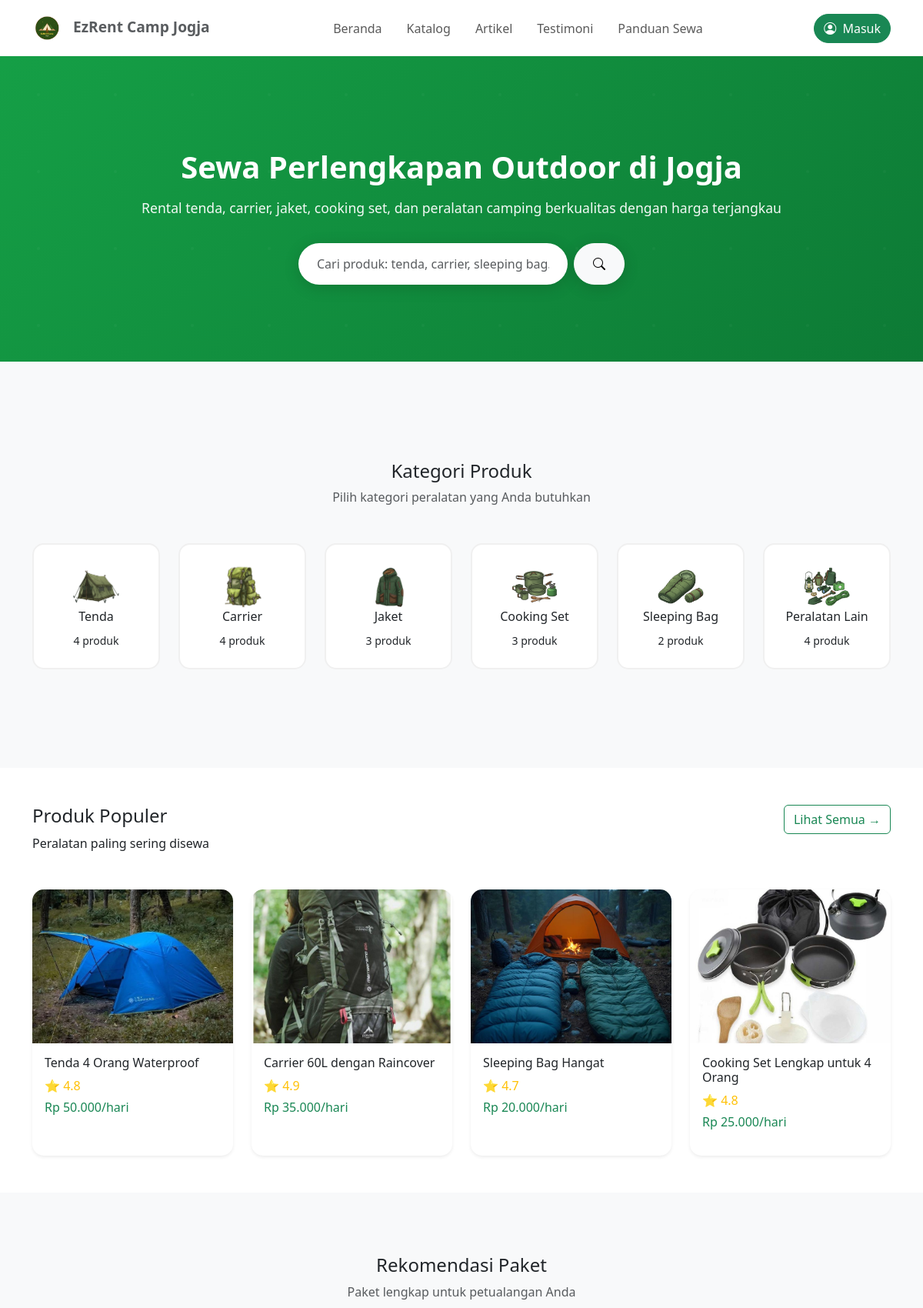
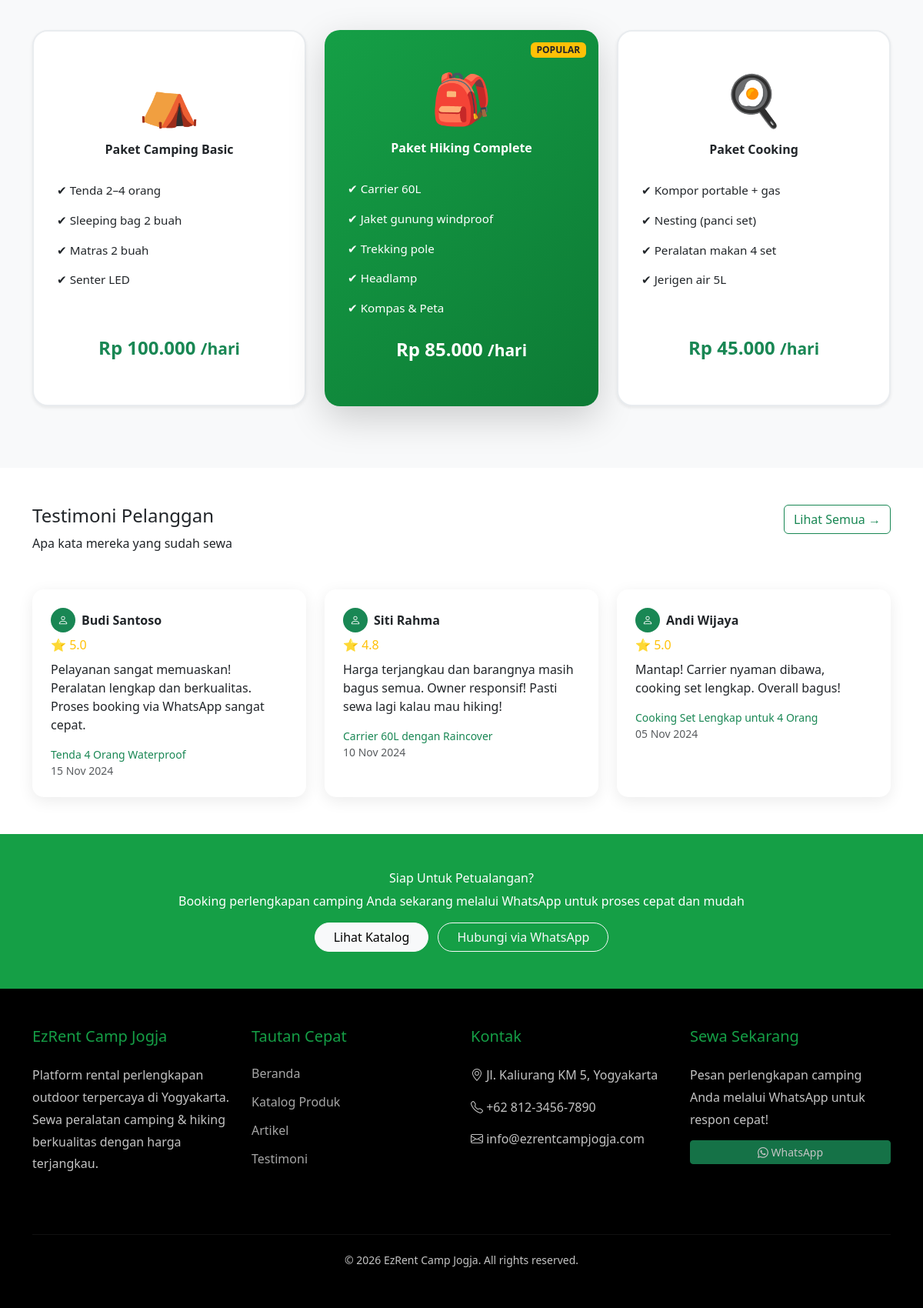
The page / on the database its author committed (2 pictures, top to bottom).
### tables this page shows
CREATE TABLE `kategori` (
  `id_kategori` int(11) NOT NULL,
  `nama_kategori` varchar(50) DEFAULT NULL,
  `deskripsi` text DEFAULT NULL,
  `gambar` varchar(255) DEFAULT NULL,
  `status` varchar(20) DEFAULT NULL,
  `created_at` timestamp NOT NULL DEFAULT current_timestamp(),
  `updated_at` timestamp NOT NULL DEFAULT current_timestamp() ON UPDATE current_timestamp()
);

### application/controllers/Home.php (called while the page is built, shortened)
<?php
class Home extends CI_Controller {
    public function __construct() {
        $this->load->model('Home_model');
        $this->load->model('Produk_model');
        $this->load->model('Transaksi_model');
        $this->load->model('User_model');
        $this->load->model('Review_model');
        $this->load->model('Kategori_model');
    }
    public function index() {
        $data['kategori']       = $this->Home_model->getKategori();
        $data['populer']        = $this->Home_model->getProdukPopuler();
        $data['testimoni']      = $this->Home_model->getTestimoni();
        $data['kategori_list']  = $this->Kategori_model->get_with_count_home();
        $this->load->view('frontend/home', $data);
    }
}

### index.php (called while the page is built, shortened)
<?php
require_once BASEPATH.'core/CodeIgniter.php';

### application/models/Kategori_model.php (called while the page is built, shortened)
<?php
class Kategori_model extends CI_Model {
   public function get_with_count_home()
    {
        return $this->db->select('kategori.id_kategori, kategori.nama_kategori, kategori.gambar, COUNT(produk.id_produk) AS jumlah_produk')
        ->from('kategori')
        ->join('produk', 'produk.id_kategori = kategori.id_kategori', 'left')
        ->where('kategori.status', 'aktif')
        ->group_by('kategori.id_kategori')
        ->get()
        ->result();
    }
}

### application/views/frontend/home.php (the view, shortened to what this page needs)
<!DOCTYPE html>
<html lang="id">
<head>
    <link href="https://cdn.jsdelivr.net/npm/bootstrap@5.3.2/dist/css/bootstrap.min.css" rel="stylesheet">
    <link href="https://cdn.jsdelivr.net/npm/bootstrap-icons@1.10.5/font/bootstrap-icons.css" rel="stylesheet">
</head>
<body>
<nav class="navbar navbar-expand-lg navbar-light bg-white shadow-sm">
    <div class="container">
        <a class="navbar-brand text-success" href="#">
            <img src="assets/img/logo.png" alt="Logo" width="40" class="me-2">
            <span class="text-muted">EzRent Camp Jogja</span>
        </a>
        <div class="collapse navbar-collapse justify-content-center" id="navbarNav">
            <ul class="navbar-nav align-items-center">
                <li class="nav-item mx-2"><a class="nav-link" href="<?= base_url(); ?>">Beranda</a></li>
                <li class="nav-item mx-2"><a class="nav-link" href="<?= base_url('katalog'); ?>">Katalog</a></li>
                <li class="nav-item mx-2"><a class="nav-link" href="<?= base_url('artikel'); ?>">Artikel</a></li>
                <li class="nav-item mx-2"><a class="nav-link" href="<?= base_url('testimoni'); ?>">Testimoni</a></li>
                <li class="nav-item mx-2"><a class="nav-link" href="<?= base_url('panduan'); ?>">Panduan Sewa</a></li>
            </ul>
        </div>
        <div class="d-flex">
            <?php if ($this->session->userdata('logged_in')): ?>
                <div class="dropdown">
                    <button class="btn btn-success rounded-pill dropdown-toggle" type="button"
                            data-bs-toggle="dropdown" aria-expanded="false">
                        <i class="bi bi-person-circle me-1"></i>
                        Hai, <?php echo $this->session->userdata('nama'); ?>
                    </button>
                    <ul class="dropdown-menu dropdown-menu-end">
                        <?php if ($this->session->userdata('role') == 'admin'): ?>
                            <li><a class="dropdown-item" href="<?php echo site_url('admin/dashboard'); ?>">Dashboard Admin</a></li>
                        <?php else: ?>
                            <li><a class="dropdown-item" href="<?php echo site_url('user/profile'); ?>">Profil Saya</a></li>
                            <li><a class="dropdown-item" href="<?php echo site_url('user/riwayat'); ?>">Riwayat Sewa</a></li>
                        <?php endif; ?>
                        <li><hr class="dropdown-divider"></li>
                        <li><a class="dropdown-item text-danger" href="<?php echo site_url('auth/logout'); ?>">
                            <i class="bi bi-box-arrow-right"></i> Keluar
                        </a></li>
                    </ul>
                </div>
            <?php else: ?>
                <a href="<?php echo site_url('auth/login'); ?>" class="btn btn-success rounded-pill">
                    <i class="bi bi-person-circle me-1"></i> Masuk
                </a>
            <?php endif; ?>
        </div>
    </div>
</nav>
<section class="hero">
    <h6>Sewa Perlengkapan Outdoor di Jogja</h6>
    <h8>Rental tenda, carrier, jaket, cooking set, dan peralatan camping berkualitas dengan harga terjangkau</h8>
<form action="<?= site_url('katalog'); ?>" method="GET"
      class="d-flex justify-content-center mt-4">
    <input type="text" name="cari"
           class="form-control w-50 rounded-pill"
           placeholder="Cari produk: tenda, carrier, sleeping bag..."
           autocomplete="off">
    <button type="submit"
            class="btn btn-light rounded-pill px-4 ms-2">
        <i class="bi bi-search"></i>
    </button>
</form>
</section>
<div class="section-grey">
    <div class="container my-5">
        <h4 class="text-center">Kategori Produk</h4>
        <p class="text-center text-muted">Pilih kategori peralatan yang Anda butuhkan</p>
        <div class="row justify-content-center mt-4 g-4">
        <?php if (!empty($kategori_list)): ?>
            <?php foreach ($kategori_list as $k): ?>
                <div class="col-md-2 col-6 text-center">
                    <a href="<?= base_url('katalog?kategori='.$k->id_kategori) ?>"
                       class="text-decoration-none text-dark d-block">
                        <div class="kategori-card">
                            <img src="<?= base_url('assets/img/kategori/'.($k->gambar ?: 'default.png')) ?>" width="60">
                            <h6><?= html_escape($k->nama_kategori) ?></h6>
                            <small><?= $k->jumlah_produk ?> produk</small>
                        </div>
                    </a>
                </div>
                         <?php endforeach; ?>
        <?php else: ?>
            <p class="text-center">Kategori belum tersedia</p>
        <?php endif; ?>
        </div>
    </div>
</div>
<div class="container my-5">
    <div class="d-flex justify-content-between">
        <h4>Produk Populer</h4>
        <a href="<?php echo base_url('katalog'); ?>" class="btn btn-outline-success">Lihat Semua →</a>
    </div>
    <p>Peralatan paling sering disewa</p>
    <div class="row mt-4 g-4">
        <div class="col-md-3 col-12">
            <div class="card produk-card shadow-sm">
                <div class="position-relative">
                    <img src="assets/img/produk/tenda.jpg" class="card-img-top" height="180" style="object-fit: cover;">
                </div>
                <div class="card-body">
                    <h6>Tenda 4 Orang Waterproof</h6>
                    <div class="text-warning mb-1">⭐ 4.8</div>
                    <p class="text-success">Rp 50.000/hari</p>
                </div>
            </div>
        </div>
        <div class="col-md-3 col-12">
            <div class="card produk-card shadow-sm">
                <div class="position-relative">
                    <img src="assets/img/produk/carrier.jpg" class="card-img-top" height="180" style="object-fit: cover;">
                </div>
                <div class="card-body">
                    <h6>Carrier 60L dengan Raincover</h6>
                    <div class="text-warning mb-1">⭐ 4.9</div>
                    <p class="text-success">Rp 35.000/hari</p>
                </div>
            </div>
        </div>
        <div class="col-md-3 col-12">
            <div class="card produk-card shadow-sm">
                <div class="position-relative">
                    <img src="assets/img/produk/sleepbag.jpg" class="card-img-top" height="180" style="object-fit: cover;">
                </div>
                <div class="card-body">
                    <h6>Sleeping Bag Hangat</h6>
                    <div class="text-warning mb-1">⭐ 4.7</div>
                    <p class="text-success">Rp 20.000/hari</p>
                </div>
            </div>
        </div>
        <div class="col-md-3 col-12">
            <div class="card produk-card shadow-sm">
                <div class="position-relative">
                    <img src="assets/img/produk/cooking.jpg" class="card-img-top" height="180" style="object-fit: cover;">
                </div>
                <div class="card-body">
                    <h6>Cooking Set Lengkap untuk 4 Orang</h6>
                    <div class="text-warning mb-1">⭐ 4.8</div>
                    <p class="text-success">Rp 25.000/hari</p>
                </div>
            </div>
        </div>
    </div>
</div>
<div class="section-grey">
    <div class="container">
        <h4 class="text-center">Rekomendasi Paket</h4>
        <p class="text-center text-muted">Paket lengkap untuk petualangan Anda</p>
        <div class="row mt-4 justify-content-center g-4">
            <div class="col-md-4">
                <div class="card paket-card shadow-sm text-center">
                    <div class="fs-1 mb-2">⛺</div>
                    <h6 class="fw-bold">Paket Camping Basic</h6>
                    <ul class="text-start my-3 small">
                        <li>✔ Tenda 2–4 orang</li>
                        <li>✔ Sleeping bag 2 buah</li>
                        <li>✔ Matras 2 buah</li>
                        <li>✔ Senter LED</li>
                    </ul>
                    <p class="text-success fw-bold fs-4">Rp 100.000 <span class="small">/hari</span></p>
                </div>
            </div>
            <div class="col-md-4">
                <div class="card paket-card popular shadow-lg text-center">
                    <div class="position-absolute top-0 end-0 badge bg-warning text-dark m-3">POPULAR</div>
                    <div class="fs-1 mb-2">🎒</div>
                    <h6 class="fw-bold">Paket Hiking Complete</h6>
                    <ul class="text-start my-3 small">
                        <li>✔ Carrier 60L</li>
                        <li>✔ Jaket gunung windproof</li>
                        <li>✔ Trekking pole</li>
                        <li>✔ Headlamp</li>
                        <li>✔ Kompas & Peta</li>
                    </ul>
                    <p class="fw-bold fs-4">Rp 85.000 <span class="small">/hari</span></p>
                </div>
            </div>
            <div class="col-md-4">
                <div class="card paket-card shadow-sm text-center">
                    <div class="fs-1 mb-2">🍳</div>
                    <h6 class="fw-bold">Paket Cooking</h6>
                    <ul class="text-start my-3 small">
                        <li>✔ Kompor portable + gas</li>
                        <li>✔ Nesting (panci set)</li>
                        <li>✔ Peralatan makan 4 set</li>
                        <li>✔ Jerigen air 5L</li>
                    </ul>
                    <p class="text-success fw-bold fs-4">Rp 45.000 <span class="small">/hari</span></p>
                </div>
            </div>
        </div>
    </div>
</div>
<div class="container my-5">
    <div class="d-flex justify-content-between">
        <h4>Testimoni Pelanggan</h4>
        <a href="<?= base_url('testimoni'); ?>" class="btn btn-outline-success">Lihat Semua →</a>
    </div>
    <p>Apa kata mereka yang sudah sewa</p>
    <div class="row mt-4 g-4">
        <div class="col-md-4">
            <div class="testimonial-card">
                <div class="d-flex align-items-center mb-1">
                    <div class="rounded-circle bg-success text-white d-flex justify-content-center align-items-center me-2"
                         style="width: 32px; height: 32px; font-size:14px;">
                        <i class="bi bi-person"></i>
                    </div>
                    <strong>Budi Santoso</strong>
                </div>
                <div class="text-warning mb-1">⭐ 5.0</div>
                <p class="mt-2">Pelayanan sangat memuaskan! Peralatan lengkap dan berkualitas. Proses booking via WhatsApp sangat cepat.</p>
                <div class="text-success small">Tenda 4 Orang Waterproof</div>
                <div class="text-muted small">15 Nov 2024</div>
            </div>
        </div>
        <div class="col-md-4">
            <div class="testimonial-card">
                <div class="d-flex align-items-center mb-1">
                    <div class="rounded-circle bg-success text-white d-flex justify-content-center align-items-center me-2"
                         style="width: 32px; height: 32px; font-size:14px;">
                        <i class="bi bi-person"></i>
                    </div>
                    <strong>Siti Rahma</strong>
                </div>
                <div class="text-warning mb-1">⭐ 4.8</div>
                <p class="mt-2">Harga terjangkau dan barangnya masih bagus semua. Owner responsif! Pasti sewa lagi kalau mau hiking!</p>
                <div class="text-success small">Carrier 60L dengan Raincover</div>
                <div class="text-muted small">10 Nov 2024</div>
            </div>
        </div>
        <div class="col-md-4">
            <div class="testimonial-card">
                <div class="d-flex align-items-center mb-1">
                    <div class="rounded-circle bg-success text-white d-flex justify-content-center align-items-center me-2"
                         style="width: 32px; height: 32px; font-size:14px;">
                        <i class="bi bi-person"></i>
                    </div>
                    <strong>Andi Wijaya</strong>
                </div>
                <div class="text-warning mb-1">⭐ 5.0</div>
                <p class="mt-2">Mantap! Carrier nyaman dibawa, cooking set lengkap. Overall bagus!</p>
                <div class="text-success small">Cooking Set Lengkap untuk 4 Orang</div>
                <div class="text-muted small">05 Nov 2024</div>
            </div>
        </div>
    </div>
</div>
<section class="py-5 text-center" style="background: #159f46; color:white;">
    <h6>Siap Untuk Petualangan?</h6>
    <p><h8>Booking perlengkapan camping Anda sekarang melalui WhatsApp untuk proses cepat dan mudah</h8></p>
    <a href="<?= base_url('katalog'); ?>" class="btn btn-light rounded-pill px-4 me-2">Lihat Katalog</a>
    <a href="https://wa.me/6281234567890" class="btn btn-outline-light rounded-pill px-4">Hubungi via WhatsApp</a>
</section>
<footer class="full-bleed footer-full">
    <div class="container">
        <div class="row">
            <div class="col-md-3 mb-4">
                <h5>EzRent Camp Jogja</h5>
                <p>Platform rental perlengkapan outdoor terpercaya di Yogyakarta. Sewa peralatan camping & hiking berkualitas dengan harga terjangkau.</p>
            </div>
            <div class="col-md-3 mb-4">
                <h5>Tautan Cepat</h5>
                <ul class="list-unstyled">
                    <li><a href="#">Beranda</a></li>
                    <li><a href="#">Katalog Produk</a></li>
                    <li><a href="#">Artikel</a></li>
                    <li><a href="#">Testimoni</a></li>
                </ul>
            </div>
            <div class="col-md-3 mb-4">
                <h5>Kontak</h5>
                <p><i class="bi bi-geo-alt"></i> Jl. Kaliurang KM 5, Yogyakarta</p>
                <p><i class="bi bi-telephone"></i> +62 812-3456-7890</p>
                <p><i class="bi bi-envelope"></i> info@ezrentcampjogja.com</p>
            </div>
            <div class="col-md-3 mb-4">
                <h5>Sewa Sekarang</h5>
                <p>Pesan perlengkapan camping Anda melalui WhatsApp untuk respon cepat!</p>
                <a href="https://wa.me/6281234567890" class="btn btn-success btn-sm w-100 mb-2">
                    <i class="bi bi-whatsapp"></i> WhatsApp
                </a>
            </div>
        </div>
        <hr>
        <p class="text-center small mb-0">
            © <?= date('Y'); ?> EzRent Camp Jogja. All rights reserved.
        </p>
    </div>
</footer>
</body>
</html>

### rows shown on the page
kategori: gambar (picture), nama_kategori "Tenda", jumlah_produk "4"
kategori: gambar (picture), nama_kategori "Carrier", jumlah_produk "4"
kategori: gambar (picture), nama_kategori "Jaket", jumlah_produk "3"
kategori: gambar (picture), nama_kategori "Cooking Set", jumlah_produk "3"
kategori: gambar (picture), nama_kategori "Sleeping Bag", jumlah_produk "2"
kategori: gambar (picture), nama_kategori "Peralatan Lain", jumlah_produk "4"
